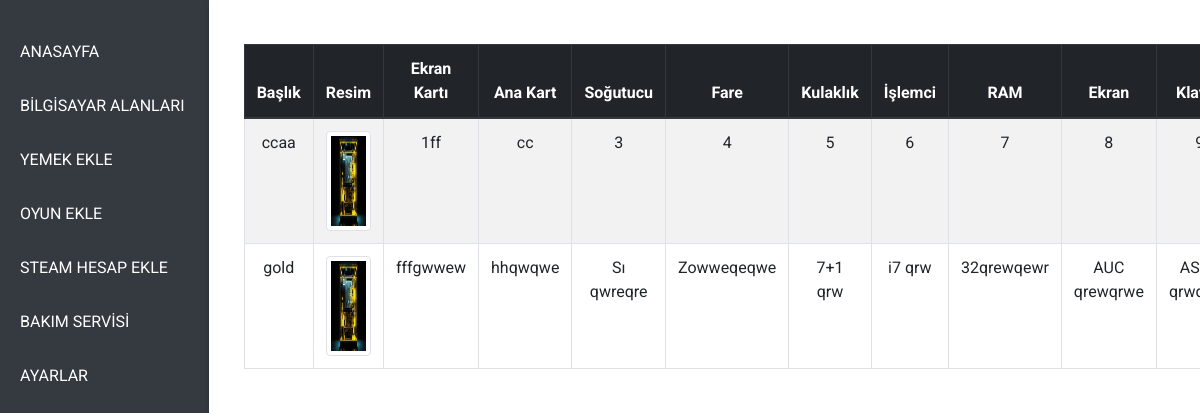
The app's page /computerfields, older data.
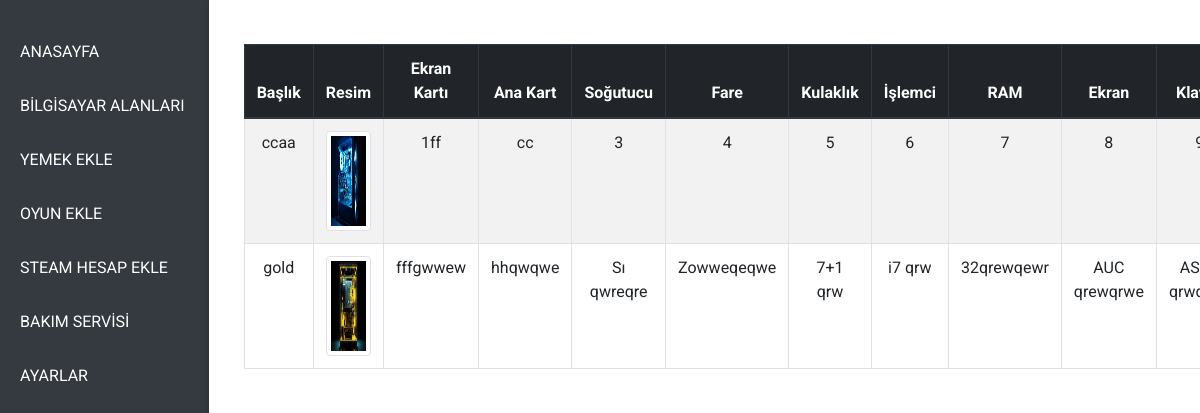
The same page, newer data.
### models.py (models this page shows)
class tblcomputerfiles(db.Model):
    id = db.Column(db.Integer, primary_key=True)
    label = db.Column(db.String(100), unique=False, nullable=True)
    path = db.Column(db.String(50), unique=False, nullable=True)
    videocard = db.Column(db.String(100), unique=False, nullable=True)
    mothercard = db.Column(db.String(100), unique=False, nullable=True)
    freez = db.Column(db.String(100), unique=False, nullable=True)
    mouse = db.Column(db.String(100), unique=False, nullable=True)
    headphone = db.Column(db.String(100), unique=False, nullable=True)
    processor = db.Column(db.String(100), unique=False, nullable=True)
    ram = db.Column(db.String(100), unique=False, nullable=True)
    screen = db.Column(db.String(100), unique=False, nullable=True)
    keyboard = db.Column(db.String(100), unique=False, nullable=True)

### app.py (the view)
@app.route("/computerfields")
def computerfields():
    computers = tblcomputerfiles.query.all()
    return render_template("/computerfields.html", computers = computers)

### templates/computerfields.html (shortened to what this page needs)
{% extends "adminlayout.html" %}
{% block main %}
<div class="container mt-4">
    <table class="table table-bordered table-striped">
        <thead class="thead-dark">
            <tr>
                <th>Başlık</th>
                <th>Resim</th>
                <th>Ekran Kartı</th>
                <th>Ana Kart</th>
                <th>Soğutucu</th>
                <th>Fare</th>
                <th>Kulaklık</th>
                <th>İşlemci</th>
                <th>RAM</th>
                <th>Ekran</th>
                <th>Klavye</th>
            </tr>
        </thead>
        <tbody>
            {% for computer in computers %}
                <tr>
                    {% for column in computer.__table__.columns %}
                        {% if column.key != 'id' %}
                            {% if column.key == 'path' %}
                                <td>
                                    <img src="{{ computer.path }}" alt="food image" class="img-thumbnail" style="width: 100px; height: 100px;">
                                </td>
                            {% else %}
                                <td>{{ computer[column.name] }}</td>
                            {% endif %}
                        {% endif %}
                    {% endfor %}
                </tr>
            {% endfor %}
        </tbody>
    </table>
</div>
{% endblock %}

### templates/adminlayout.html (shortened to what this page needs)
<!DOCTYPE html>
<html lang="en">
<head>
    <link rel="stylesheet" href="https://maxcdn.bootstrapcdn.com/bootstrap/4.0.0-beta/css/bootstrap.min.css">
    <link rel="stylesheet" href="https://cdnjs.cloudflare.com/ajax/libs/font-awesome/4.5.0/css/font-awesome.min.css">
    <link href="https://fonts.googleapis.com/css?family=Roboto" rel="stylesheet"> <link rel='stylesheet' href='https://cdnjs.cloudflare.com/ajax/libs/twitter-bootstrap/4.0.0-beta/css/bootstrap.min.css'>
    <link rel='stylesheet' href='https://cdnjs.cloudflare.com/ajax/libs/font-awesome/4.5.0/css/font-awesome.min.css'>
    <link rel="stylesheet" href="static/css/admin/indexadmin.css">
    <link rel="stylesheet" href="../static/css/admin/indexadmin.css">
</head>
<body>
    <div class="main">
        <div class="leftbar">
            <ul>
                <li class="nav-item"><a class="nav-link" href="/indexa">ANASAYFA</a></li>
                <li class="nav-item"><a class="nav-link" href="/computerfields">BİLGİSAYAR ALANLARI</a></li>
                <li class="nav-item"><a class="nav-link" href="/foodsadd">YEMEK EKLE</a></li>
                <li class="nav-item"><a class="nav-link" href="/gamesadd">OYUN EKLE</a></li>
                <li class="nav-item"><a class="nav-link" href="/steamsadd">STEAM HESAP EKLE</a></li>
                <li class="nav-item"><a class="nav-link" href="/service">BAKIM SERVİSİ</a></li>
                <li class="nav-item"><a class="nav-link" href="/settings">AYARLAR</a></li>
            </ul>
        </div>
        <div class="rightbar">
            {% block main %}{% endblock %}
        </div>
    </div>
</body>
</html>

### static/css/admin/indexadmin.css (style rules this page uses)
body, html { margin: 0; padding: 0; font-family: 'Roboto', sans-serif; height: 100%; background-color: #f8f9fa; }
.main { display: flex; height: 100vh; }
.leftbar { width: 250px; background-color: #343a40; color: #fff; display: flex; flex-direction: column; padding-top: 20px; box-shadow: 2px 0 5px rgba(0, 0, 0, 0.3); }
.leftbar ul { list-style: none; padding: 0; margin: 0; }
.leftbar .nav-item { margin: 10px 0; }
.leftbar .nav-link { color: #fff; text-decoration: none; padding: 10px 20px; display: block; font-size: 16px; transition: background 0.3s ease, padding-left 0.3s ease; }
.rightbar { flex-grow: 1; padding: 20px; background-color: #ffffff; overflow-y: auto; box-shadow: -2px 0 5px rgba(0, 0, 0, 0.1); }
.container { display: flex; flex-direction: column; align-items: center; justify-content: center; }
table { width: 80%; margin-left: auto; margin-right: auto; text-align: center; }

Row changes from the older to the newer data that the page shows:
changed tblcomputerfiles "ccaa": path: a different picture
